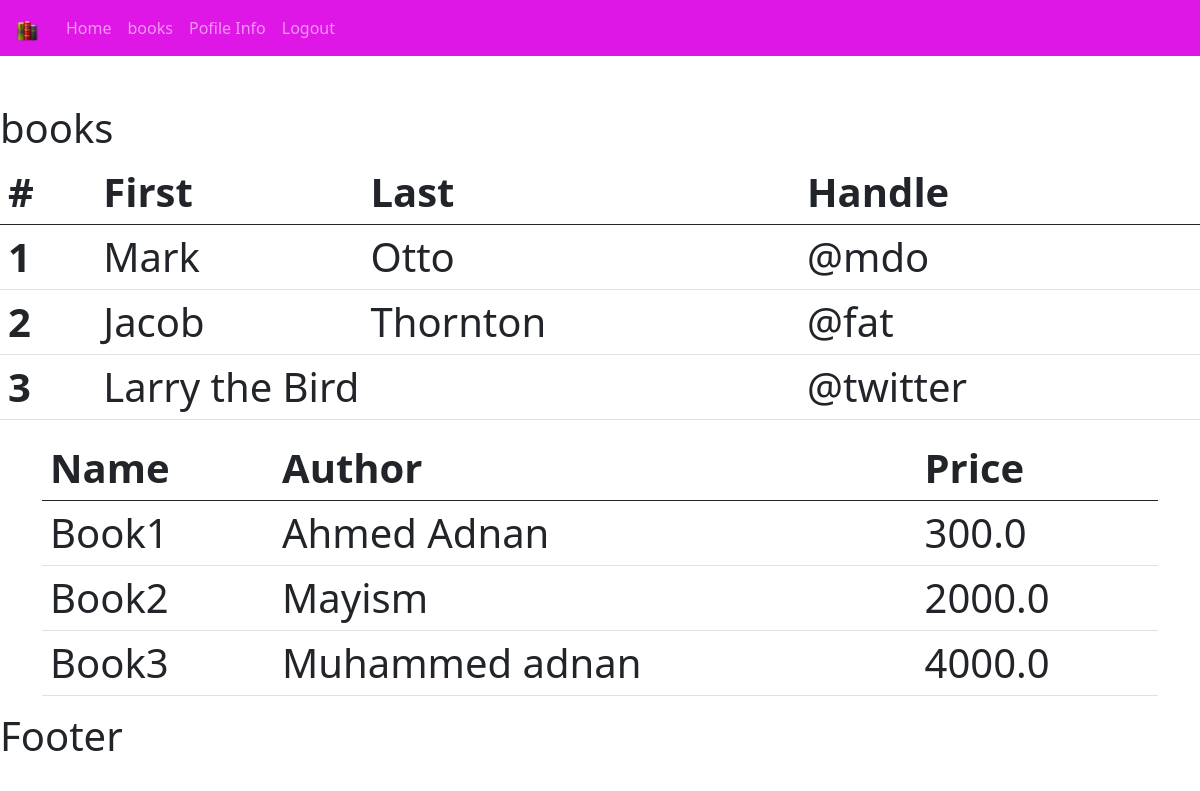
The app's page /books/ (signed in) with its own data.
### bookstore/models.py (models this page shows)
class Book(models.Model):
    CATEGORY=(
        ('Classics','Classics'),
        ('Comic Book','Comic Book'),
        ('Fantasy', 'Fantasy'),
        ('Horror', 'Horror')
    )
    name=models.CharField(max_length=190,null=True)
    author=models.CharField(max_length=190,null=True)
    price=models.FloatField(null=True)
    category=models.CharField(max_length=190,null=True,choices=CATEGORY)
    description=models.CharField(max_length=190,null=True)
    tags=models.ManyToManyField(Tag)
    date_created=models.DateTimeField(auto_now_add=True,null=True)

### bookstore/decorators.py (the view)
        def wrapper_func(request, *args, **kwargs):
            group=None
            if request.user.groups.exists():
               group = request.user.groups.all()[0].name
            if group =='admin':
               return view_func(request, *args, **kwargs)
            if group=='customer':
               return redirect('userProfile')

### bookstore/views.py (called while the page is built)
@login_required(login_url='login')
@forAdmins
def books(request):
    books = Book.objects.all()
    return render (request, 'bookstore/books.html' ,{'books': books })

### bookstore/templates/bookstore/books.html
{% extends 'bookstore/main.html' %}
{%block content%}
<h1 class="pt-5">books<h1>
<table class="table">
  <thead>
    <tr>
      <th scope="col">#</th>
      <th scope="col">First</th>
      <th scope="col">Last</th>
      <th scope="col">Handle</th>
    </tr>
  </thead>
  <tbody>
    <tr>
      <th scope="row">1</th>
      <td>Mark</td>
      <td>Otto</td>
      <td>@mdo</td>
    </tr>
    <tr>
      <th scope="row">2</th>
      <td>Jacob</td>
      <td>Thornton</td>
      <td>@fat</td>
    </tr>
    <tr>
      <th scope="row">3</th>
      <td colspan="2">Larry the Bird</td>
      <td>@twitter</td>
    </tr>
  </tbody>
</table>
<div class="container">
<table class="table">
  <thead>
    <tr>
      <th scope="col">Name</th>
      <th scope="col">Author</th>
      <th scope="col">Price</th>
    </tr>
  </thead>
  <tbody>
      {% for item in books %}
        <tr>
      <td>{{item.name}}</td>
      <td>{{item.author}}</td>
      <td>{{item.price}}</td>
        </tr>
    {% endfor %}
  </tbody>
</table>
</div>
{% endblock%}

### records on screen
Book: name "Book1", author "Ahmed Adnan", price "300.0"
Book: name "Book2", author "Mayism", price "2000.0"
Book: name "Book3", author "Muhammed adnan", price "4000.0"
